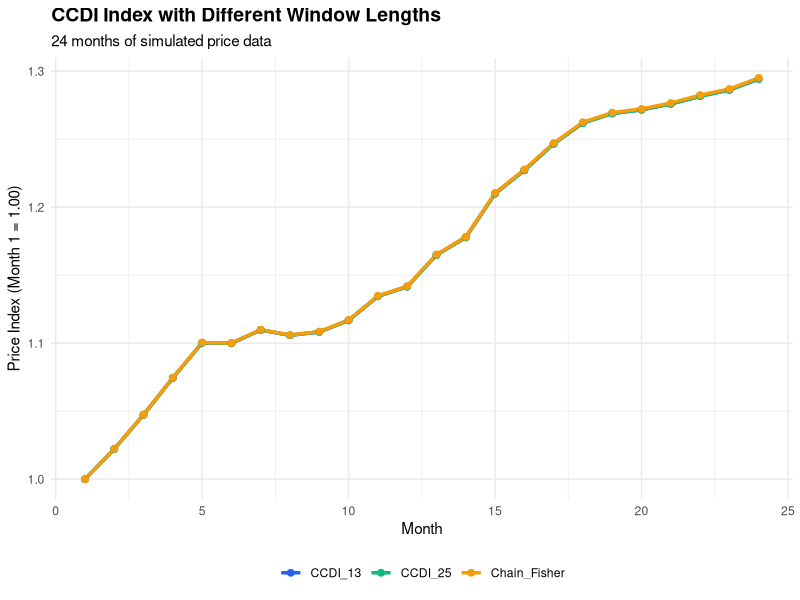

This chart was generated by the following R code: (Note: this script raises an error after producing the figure.)
## ---- chunk 1
#| label: ccdi-r
#| echo: true

library(tidyverse)

# Generate extended time series
set.seed(456)
n_periods <- 24  # 2 years of monthly data
n_items <- 5

price_data <- matrix(NA, n_items, n_periods)
quantity_data <- matrix(NA, n_items, n_periods)

# Initial values
price_data[, 1] <- c(10, 20, 15, 25, 30)
quantity_data[, 1] <- c(100, 50, 80, 40, 30)

# Simulate realistic price movements
for (t in 2:n_periods) {
  # Add seasonal component and trend
  trend <- 1.002  # 0.2% monthly trend
  seasonal <- 1 + 0.01 * sin(2 * pi * t / 12)
  
  price_data[, t] <- price_data[, t-1] * trend * seasonal * 
                     runif(n_items, 0.99, 1.03)
  quantity_data[, t] <- quantity_data[, t-1] * 
                        runif(n_items, 0.98, 1.02)
}

# Fisher bilateral function
fisher_bilateral <- function(p_s, p_t, q_s, q_t) {
  laspeyres <- sum(p_t * q_s) / sum(p_s * q_s)
  paasche <- sum(p_t * q_t) / sum(p_s * q_t)
  return(sqrt(laspeyres * paasche))
}

# GEKS function for a window
geks_window <- function(price_window, quantity_window) {
  n_window <- ncol(price_window)
  indices <- numeric(n_window)
  indices[1] <- 1
  
  for (t in 2:n_window) {
    # Calculate GEKS for period t relative to period 1
    bilateral_matrix <- matrix(1, n_window, n_window)
    
    for (s in 1:n_window) {
      for (j in 1:n_window) {
        if (s != j) {
          bilateral_matrix[s, j] <- fisher_bilateral(
            price_window[, s], price_window[, j],
            quantity_window[, s], quantity_window[, j]
          )
        }
      }
    }
    
    product <- 1
    for (j in 1:n_window) {
      product <- product * (bilateral_matrix[1, j] / bilateral_matrix[t, j])
    }
    
    indices[t] <- product^(1/n_window)
  }
  
  return(indices)
}

# CCDI with rolling windows
ccdi_index <- function(price_data, quantity_data, window_length = 13) {
  n_periods <- ncol(price_data)
  indices <- numeric(n_periods)
  indices[1] <- 1
  
  # First window
  window_end <- min(window_length, n_periods)
  window_prices <- price_data[, 1:window_end]
  window_quantities <- quantity_data[, 1:window_end]
  window_indices <- geks_window(window_prices, window_quantities)
  indices[1:window_end] <- window_indices
  
  # Roll forward
  if (n_periods > window_length) {
    for (t in (window_length + 1):n_periods) {
      # New window
      window_start <- t - window_length + 1
      window_end <- t
      
      window_prices <- price_data[, window_start:window_end]
      window_quantities <- quantity_data[, window_start:window_end]
      window_indices <- geks_window(window_prices, window_quantities)
      
      # Link at overlap period
      link_period <- window_length - 1
      link_value <- indices[t - 1]
      
      # Movement from link period to current
      movement <- window_indices[window_length] / window_indices[link_period]
      indices[t] <- link_value * movement
    }
  }
  
  return(indices)
}

# Calculate CCDI with different window lengths
ccdi_13 <- ccdi_index(price_data, quantity_data, 13)
ccdi_25 <- ccdi_index(price_data, quantity_data, min(25, n_periods))

# Calculate chain Fisher for comparison
chain_fisher <- numeric(n_periods)
chain_fisher[1] <- 1
for (t in 2:n_periods) {
  fisher <- fisher_bilateral(
    price_data[, t-1], price_data[, t],
    quantity_data[, t-1], quantity_data[, t]
  )
  chain_fisher[t] <- chain_fisher[t-1] * fisher
}

# Create comparison
comparison <- data.frame(
  Month = 1:n_periods,
  CCDI_13 = ccdi_13,
  CCDI_25 = ccdi_25,
  Chain_Fisher = chain_fisher
)

# Visualization
comparison_long <- comparison %>%
  pivot_longer(cols = -Month, names_to = "Method", values_to = "Index")

ggplot(comparison_long, aes(x = Month, y = Index, 
                            color = Method, group = Method)) +
  geom_line(linewidth = 1.2) +
  geom_point(size = 2) +
  scale_color_manual(values = c(
    "CCDI_13" = "#2563eb",
    "CCDI_25" = "#10b981",
    "Chain_Fisher" = "#f59e0b"
  )) +
  labs(
    title = "CCDI Index with Different Window Lengths",
    subtitle = "24 months of simulated price data",
    y = "Price Index (Month 1 = 1.00)",
    x = "Month"
  ) +
  theme_minimal() +
  theme(
    plot.title = element_text(face = "bold", size = 14),
    legend.position = "bottom",
    legend.title = element_blank()
  )

# Print summary statistics
cat("\nFinal Index Values (Month 24):\n")
cat("CCDI-13:", round(ccdi_13[n_periods], 4), "\n")
cat("CCDI-25:", round(ccdi_25[n_periods], 4), "\n")
cat("Chain Fisher:", round(chain_fisher[n_periods], 4), "\n")
## ---- chunk 2
#| label: cpd-r
#| echo: true

# Prepare data in long format
cpd_data <- data.frame()

for (t in 1:6) {  # Use first 6 periods
  for (i in 1:n_items) {
    cpd_data <- rbind(cpd_data, data.frame(
      period = t,
      item = i,
      price = price_data[i, t],
      quantity = quantity_data[i, t],
      log_price = log(price_data[i, t])
    ))
  }
}

cpd_data$period_factor <- as.factor(cpd_data$period)
cpd_data$item_factor <- as.factor(cpd_data$item)

# Run CPD regression
cpd_model <- lm(log_price ~ item_factor + period_factor - 1, 
                data = cpd_data)

# Extract time effects (period coefficients)
period_coefs <- coef(cpd_model)[grep("period_factor", names(coef(cpd_model)))]

# Convert to index (exponential of coefficients)
cpd_indices <- exp(period_coefs - period_coefs[1])

# Compare with other methods
geks_6 <- numeric(6)
geks_6[1] <- 1
for (t in 2:6) {
  bilateral_matrix <- matrix(1, 6, 6)
  for (s in 1:6) {
    for (j in 1:6) {
      if (s != j) {
        bilateral_matrix[s, j] <- fisher_bilateral(
          price_data[, s], price_data[, j],
          quantity_data[, s], quantity_data[, j]
        )
      }
    }
  }
  
  product <- 1
  for (j in 1:6) {
    product <- product * (bilateral_matrix[1, j] / bilateral_matrix[t, j])
  }
  geks_6[t] <- product^(1/6)
}

comparison_methods <- data.frame(
  Period = 1:6,
  CPD = cpd_indices,
  GEKS = geks_6
)

print(comparison_methods)

# Visualization
comparison_methods_long <- comparison_methods %>%
  pivot_longer(cols = -Period, names_to = "Method", values_to = "Index")

ggplot(comparison_methods_long, aes(x = Period, y = Index, 
                                    color = Method, group = Method)) +
  geom_line(linewidth = 1.5) +
  geom_point(size = 4) +
  scale_color_manual(values = c("CPD" = "#8b5cf6", "GEKS" = "#2563eb")) +
  labs(
    title = "CPD vs GEKS Method",
    subtitle = "Regression-based vs geometric mean approach",
    y = "Price Index (Period 1 = 1.00)",
    x = "Period"
  ) +
  theme_minimal() +
  theme(
    plot.title = element_text(face = "bold", size = 14),
    legend.position = "bottom",
    legend.title = element_blank()
  )

# Model diagnostics
cat("\nCPD Model R-squared:", round(summary(cpd_model)$r.squared, 4), "\n")
## ---- chunk 3
#| label: linking-r
#| echo: true

# Implement different splicing methods
window_length <- 13

# Movement splice (already implemented as CCDI)
movement_splice <- ccdi_13

# Window splice: use direct value from new window
window_splice <- numeric(n_periods)
window_splice[1] <- 1

for (t in 2:n_periods) {
  if (t <= window_length) {
    window_start <- 1
  } else {
    window_start <- t - window_length + 1
  }
  
  window_prices <- price_data[, window_start:t]
  window_quantities <- quantity_data[, window_start:t]
  window_indices <- geks_window(window_prices, window_quantities)
  
  window_splice[t] <- window_indices[length(window_indices)]
}

# Half splice: average of both
half_splice <- (movement_splice + window_splice) / 2

# Compare methods
splicing_comparison <- data.frame(
  Month = 1:n_periods,
  Movement = movement_splice,
  Window = window_splice,
  Half = half_splice
)

print(tail(splicing_comparison, 12))

# Visualization
splicing_long <- splicing_comparison %>%
  pivot_longer(cols = -Month, names_to = "Method", values_to = "Index")

ggplot(splicing_long, aes(x = Month, y = Index, 
                          color = Method, group = Method)) +
  geom_line(linewidth = 1.2) +
  scale_color_manual(values = c(
    "Movement" = "#2563eb",
    "Window" = "#10b981",
    "Half" = "#8b5cf6"
  )) +
  labs(
    title = "Comparison of Splicing Methods",
    subtitle = "Different approaches to extending multilateral indices",
    y = "Price Index (Month 1 = 1.00)",
    x = "Month"
  ) +
  theme_minimal() +
  theme(
    plot.title = element_text(face = "bold", size = 14),
    legend.position = "bottom",
    legend.title = element_blank()
  )
